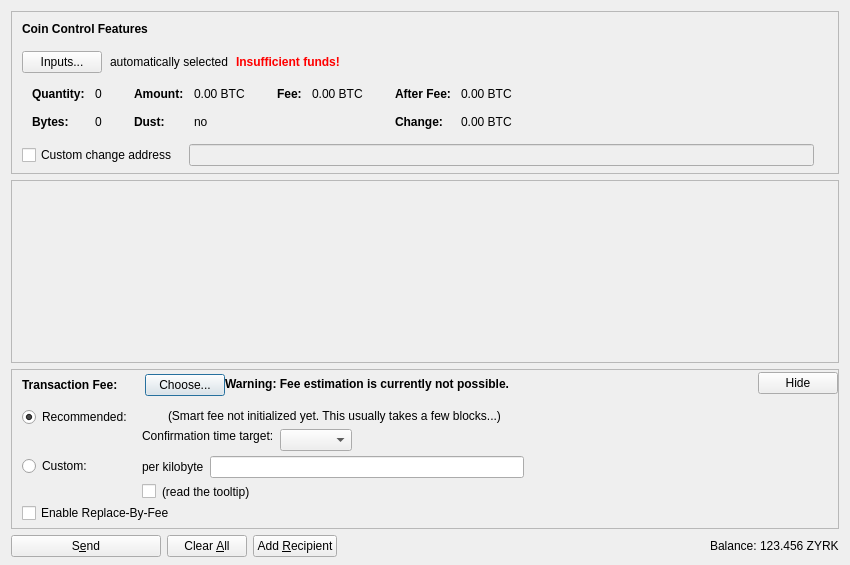
<?xml version="1.0" encoding="UTF-8"?>
<ui version="4.0">
 <class>SendCoinsDialog</class>
 <widget class="QDialog" name="SendCoinsDialog">
  <property name="geometry">
   <rect>
    <x>0</x>
    <y>0</y>
    <width>850</width>
    <height>565</height>
   </rect>
  </property>
  <property name="windowTitle">
   <string>Send Coins</string>
  </property>
  <layout class="QVBoxLayout" name="verticalLayout" stretch="0,1,0,0">
   <property name="bottomMargin">
    <number>8</number>
   </property>
   <item>
    <widget class="QFrame" name="frameCoinControl">
     <property name="sizePolicy">
      <sizepolicy hsizetype="Expanding" vsizetype="Expanding">
       <horstretch>0</horstretch>
       <verstretch>0</verstretch>
      </sizepolicy>
     </property>
     <property name="maximumSize">
      <size>
       <width>16777215</width>
       <height>16777215</height>
      </size>
     </property>
     <property name="frameShape">
      <enum>QFrame::StyledPanel</enum>
     </property>
     <property name="frameShadow">
      <enum>QFrame::Sunken</enum>
     </property>
     <layout class="QVBoxLayout" name="verticalLayoutCoinControl2">
      <property name="spacing">
       <number>0</number>
      </property>
      <property name="leftMargin">
       <number>0</number>
      </property>
      <property name="topMargin">
       <number>0</number>
      </property>
      <property name="rightMargin">
       <number>0</number>
      </property>
      <property name="bottomMargin">
       <number>6</number>
      </property>
      <item>
       <layout class="QVBoxLayout" name="verticalLayoutCoinControl" stretch="0,0,0,0,1">
        <property name="spacing">
         <number>0</number>
        </property>
        <property name="leftMargin">
         <number>10</number>
        </property>
        <property name="topMargin">
         <number>10</number>
        </property>
        <item>
         <layout class="QHBoxLayout" name="horizontalLayoutCoinControl1">
          <property name="bottomMargin">
           <number>15</number>
          </property>
          <item>
           <widget class="QLabel" name="labelCoinControlFeatures">
            <property name="sizePolicy">
             <sizepolicy hsizetype="Preferred" vsizetype="Maximum">
              <horstretch>0</horstretch>
              <verstretch>0</verstretch>
             </sizepolicy>
            </property>
            <property name="font">
             <font>
              <weight>75</weight>
              <bold>true</bold>
             </font>
            </property>
            <property name="styleSheet">
             <string notr="true">font-weight:bold;</string>
            </property>
            <property name="text">
             <string>Coin Control Features</string>
            </property>
           </widget>
          </item>
         </layout>
        </item>
        <item>
         <layout class="QHBoxLayout" name="horizontalLayoutCoinControl2" stretch="0,0,0,0">
          <property name="spacing">
           <number>8</number>
          </property>
          <property name="bottomMargin">
           <number>10</number>
          </property>
          <item>
           <widget class="QPushButton" name="pushButtonCoinControl">
            <property name="styleSheet">
             <string notr="true"/>
            </property>
            <property name="text">
             <string>Inputs...</string>
            </property>
            <property name="autoDefault">
             <bool>false</bool>
            </property>
           </widget>
          </item>
          <item>
           <widget class="QLabel" name="labelCoinControlAutomaticallySelected">
            <property name="text">
             <string>automatically selected</string>
            </property>
            <property name="margin">
             <number>5</number>
            </property>
           </widget>
          </item>
          <item>
           <widget class="QLabel" name="labelCoinControlInsuffFunds">
            <property name="font">
             <font>
              <weight>75</weight>
              <bold>true</bold>
             </font>
            </property>
            <property name="styleSheet">
             <string notr="true">color:red;font-weight:bold;</string>
            </property>
            <property name="text">
             <string>Insufficient funds!</string>
            </property>
            <property name="margin">
             <number>5</number>
            </property>
           </widget>
          </item>
          <item>
           <spacer name="horizontalSpacerCoinControl">
            <property name="orientation">
             <enum>Qt::Horizontal</enum>
            </property>
            <property name="sizeHint" stdset="0">
             <size>
              <width>40</width>
              <height>1</height>
             </size>
            </property>
           </spacer>
          </item>
         </layout>
        </item>
        <item>
         <widget class="QWidget" name="widgetCoinControl" native="true">
          <property name="sizePolicy">
           <sizepolicy hsizetype="Preferred" vsizetype="Preferred">
            <horstretch>0</horstretch>
            <verstretch>0</verstretch>
           </sizepolicy>
          </property>
          <property name="minimumSize">
           <size>
            <width>0</width>
            <height>0</height>
           </size>
          </property>
          <property name="styleSheet">
           <string notr="true"/>
          </property>
          <layout class="QHBoxLayout" name="horizontalLayoutCoinControl5">
           <property name="leftMargin">
            <number>0</number>
           </property>
           <property name="topMargin">
            <number>0</number>
           </property>
           <property name="rightMargin">
            <number>0</number>
           </property>
           <property name="bottomMargin">
            <number>0</number>
           </property>
           <item>
            <layout class="QHBoxLayout" name="horizontalLayoutCoinControl3" stretch="0,0,0,1">
             <property name="spacing">
              <number>20</number>
             </property>
             <property name="topMargin">
              <number>0</number>
             </property>
             <property name="bottomMargin">
              <number>10</number>
             </property>
             <item>
              <layout class="QFormLayout" name="formLayoutCoinControl1">
               <property name="horizontalSpacing">
                <number>10</number>
               </property>
               <property name="verticalSpacing">
                <number>14</number>
               </property>
               <property name="leftMargin">
                <number>10</number>
               </property>
               <property name="topMargin">
                <number>4</number>
               </property>
               <property name="rightMargin">
                <number>6</number>
               </property>
               <item row="0" column="0">
                <widget class="QLabel" name="labelCoinControlQuantityText">
                 <property name="font">
                  <font>
                   <weight>75</weight>
                   <bold>true</bold>
                  </font>
                 </property>
                 <property name="text">
                  <string>Quantity:</string>
                 </property>
                 <property name="margin">
                  <number>0</number>
                 </property>
                </widget>
               </item>
               <item row="0" column="1">
                <widget class="QLabel" name="labelCoinControlQuantity">
                 <property name="cursor">
                  <cursorShape>IBeamCursor</cursorShape>
                 </property>
                 <property name="contextMenuPolicy">
                  <enum>Qt::ActionsContextMenu</enum>
                 </property>
                 <property name="text">
                  <string notr="true">0</string>
                 </property>
                 <property name="margin">
                  <number>0</number>
                 </property>
                 <property name="textInteractionFlags">
                  <set>Qt::LinksAccessibleByMouse|Qt::TextSelectableByKeyboard|Qt::TextSelectableByMouse</set>
                 </property>
                </widget>
               </item>
               <item row="1" column="0">
                <widget class="QLabel" name="labelCoinControlBytesText">
                 <property name="font">
                  <font>
                   <weight>75</weight>
                   <bold>true</bold>
                  </font>
                 </property>
                 <property name="text">
                  <string>Bytes:</string>
                 </property>
                </widget>
               </item>
               <item row="1" column="1">
                <widget class="QLabel" name="labelCoinControlBytes">
                 <property name="cursor">
                  <cursorShape>IBeamCursor</cursorShape>
                 </property>
                 <property name="contextMenuPolicy">
                  <enum>Qt::ActionsContextMenu</enum>
                 </property>
                 <property name="text">
                  <string notr="true">0</string>
                 </property>
                 <property name="textInteractionFlags">
                  <set>Qt::LinksAccessibleByMouse|Qt::TextSelectableByKeyboard|Qt::TextSelectableByMouse</set>
                 </property>
                </widget>
               </item>
              </layout>
             </item>
             <item>
              <layout class="QFormLayout" name="formLayoutCoinControl2">
               <property name="horizontalSpacing">
                <number>10</number>
               </property>
               <property name="verticalSpacing">
                <number>14</number>
               </property>
               <property name="leftMargin">
                <number>6</number>
               </property>
               <property name="topMargin">
                <number>4</number>
               </property>
               <property name="rightMargin">
                <number>6</number>
               </property>
               <item row="0" column="0">
                <widget class="QLabel" name="labelCoinControlAmountText">
                 <property name="font">
                  <font>
                   <weight>75</weight>
                   <bold>true</bold>
                  </font>
                 </property>
                 <property name="text">
                  <string>Amount:</string>
                 </property>
                 <property name="margin">
                  <number>0</number>
                 </property>
                </widget>
               </item>
               <item row="0" column="1">
                <widget class="QLabel" name="labelCoinControlAmount">
                 <property name="cursor">
                  <cursorShape>IBeamCursor</cursorShape>
                 </property>
                 <property name="contextMenuPolicy">
                  <enum>Qt::ActionsContextMenu</enum>
                 </property>
                 <property name="text">
                  <string notr="true">0.00 BTC</string>
                 </property>
                 <property name="textInteractionFlags">
                  <set>Qt::LinksAccessibleByMouse|Qt::TextSelectableByKeyboard|Qt::TextSelectableByMouse</set>
                 </property>
                </widget>
               </item>
               <item row="1" column="0">
                <widget class="QLabel" name="labelCoinControlLowOutputText">
                 <property name="font">
                  <font>
                   <weight>75</weight>
                   <bold>true</bold>
                  </font>
                 </property>
                 <property name="text">
                  <string>Dust:</string>
                 </property>
                </widget>
               </item>
               <item row="1" column="1">
                <widget class="QLabel" name="labelCoinControlLowOutput">
                 <property name="cursor">
                  <cursorShape>IBeamCursor</cursorShape>
                 </property>
                 <property name="contextMenuPolicy">
                  <enum>Qt::ActionsContextMenu</enum>
                 </property>
                 <property name="text">
                  <string notr="true">no</string>
                 </property>
                 <property name="textInteractionFlags">
                  <set>Qt::LinksAccessibleByMouse|Qt::TextSelectableByKeyboard|Qt::TextSelectableByMouse</set>
                 </property>
                </widget>
               </item>
              </layout>
             </item>
             <item>
              <layout class="QFormLayout" name="formLayoutCoinControl3">
               <property name="horizontalSpacing">
                <number>10</number>
               </property>
               <property name="verticalSpacing">
                <number>14</number>
               </property>
               <property name="leftMargin">
                <number>6</number>
               </property>
               <property name="topMargin">
                <number>4</number>
               </property>
               <property name="rightMargin">
                <number>6</number>
               </property>
               <item row="0" column="0">
                <widget class="QLabel" name="labelCoinControlFeeText">
                 <property name="font">
                  <font>
                   <weight>75</weight>
                   <bold>true</bold>
                  </font>
                 </property>
                 <property name="text">
                  <string>Fee:</string>
                 </property>
                 <property name="margin">
                  <number>0</number>
                 </property>
                </widget>
               </item>
               <item row="0" column="1">
                <widget class="QLabel" name="labelCoinControlFee">
                 <property name="cursor">
                  <cursorShape>IBeamCursor</cursorShape>
                 </property>
                 <property name="contextMenuPolicy">
                  <enum>Qt::ActionsContextMenu</enum>
                 </property>
                 <property name="text">
                  <string notr="true">0.00 BTC</string>
                 </property>
                 <property name="textInteractionFlags">
                  <set>Qt::LinksAccessibleByMouse|Qt::TextSelectableByKeyboard|Qt::TextSelectableByMouse</set>
                 </property>
                </widget>
               </item>
              </layout>
             </item>
             <item>
              <layout class="QFormLayout" name="formLayoutCoinControl4">
               <property name="horizontalSpacing">
                <number>10</number>
               </property>
               <property name="verticalSpacing">
                <number>14</number>
               </property>
               <property name="leftMargin">
                <number>6</number>
               </property>
               <property name="topMargin">
                <number>4</number>
               </property>
               <property name="rightMargin">
                <number>6</number>
               </property>
               <item row="0" column="0">
                <widget class="QLabel" name="labelCoinControlAfterFeeText">
                 <property name="font">
                  <font>
                   <weight>75</weight>
                   <bold>true</bold>
                  </font>
                 </property>
                 <property name="text">
                  <string>After Fee:</string>
                 </property>
                 <property name="margin">
                  <number>0</number>
                 </property>
                </widget>
               </item>
               <item row="0" column="1">
                <widget class="QLabel" name="labelCoinControlAfterFee">
                 <property name="cursor">
                  <cursorShape>IBeamCursor</cursorShape>
                 </property>
                 <property name="contextMenuPolicy">
                  <enum>Qt::ActionsContextMenu</enum>
                 </property>
                 <property name="text">
                  <string notr="true">0.00 BTC</string>
                 </property>
                 <property name="textInteractionFlags">
                  <set>Qt::LinksAccessibleByMouse|Qt::TextSelectableByKeyboard|Qt::TextSelectableByMouse</set>
                 </property>
                </widget>
               </item>
               <item row="1" column="0">
                <widget class="QLabel" name="labelCoinControlChangeText">
                 <property name="font">
                  <font>
                   <weight>75</weight>
                   <bold>true</bold>
                  </font>
                 </property>
                 <property name="text">
                  <string>Change:</string>
                 </property>
                </widget>
               </item>
               <item row="1" column="1">
                <widget class="QLabel" name="labelCoinControlChange">
                 <property name="cursor">
                  <cursorShape>IBeamCursor</cursorShape>
                 </property>
                 <property name="contextMenuPolicy">
                  <enum>Qt::ActionsContextMenu</enum>
                 </property>
                 <property name="text">
                  <string notr="true">0.00 BTC</string>
                 </property>
                 <property name="textInteractionFlags">
                  <set>Qt::LinksAccessibleByMouse|Qt::TextSelectableByKeyboard|Qt::TextSelectableByMouse</set>
                 </property>
                </widget>
               </item>
              </layout>
             </item>
            </layout>
           </item>
          </layout>
         </widget>
        </item>
        <item>
         <layout class="QHBoxLayout" name="horizontalLayoutCoinControl4" stretch="0,0,0">
          <property name="spacing">
           <number>12</number>
          </property>
          <property name="sizeConstraint">
           <enum>QLayout::SetDefaultConstraint</enum>
          </property>
          <property name="topMargin">
           <number>5</number>
          </property>
          <property name="rightMargin">
           <number>5</number>
          </property>
          <item>
           <widget class="QCheckBox" name="checkBoxCoinControlChange">
            <property name="toolTip">
             <string>If this is activated, but the change address is empty or invalid, change will be sent to a newly generated address.</string>
            </property>
            <property name="text">
             <string>Custom change address</string>
            </property>
           </widget>
          </item>
          <item>
           <widget class="QValidatedLineEdit" name="lineEditCoinControlChange">
            <property name="enabled">
             <bool>false</bool>
            </property>
            <property name="sizePolicy">
             <sizepolicy hsizetype="Expanding" vsizetype="Fixed">
              <horstretch>0</horstretch>
              <verstretch>0</verstretch>
             </sizepolicy>
            </property>
           </widget>
          </item>
          <item>
           <widget class="QLabel" name="labelCoinControlChangeLabel">
            <property name="sizePolicy">
             <sizepolicy hsizetype="Preferred" vsizetype="Expanding">
              <horstretch>0</horstretch>
              <verstretch>0</verstretch>
             </sizepolicy>
            </property>
            <property name="minimumSize">
             <size>
              <width>0</width>
              <height>0</height>
             </size>
            </property>
            <property name="text">
             <string/>
            </property>
            <property name="margin">
             <number>3</number>
            </property>
           </widget>
          </item>
         </layout>
        </item>
        <item>
         <spacer name="verticalSpacerCoinControl">
          <property name="orientation">
           <enum>Qt::Vertical</enum>
          </property>
          <property name="sizeHint" stdset="0">
           <size>
            <width>800</width>
            <height>1</height>
           </size>
          </property>
         </spacer>
        </item>
       </layout>
      </item>
     </layout>
    </widget>
   </item>
   <item>
    <widget class="QScrollArea" name="scrollArea">
     <property name="widgetResizable">
      <bool>true</bool>
     </property>
     <widget class="QWidget" name="scrollAreaWidgetContents">
      <property name="geometry">
       <rect>
        <x>0</x>
        <y>0</y>
        <width>824</width>
        <height>72</height>
       </rect>
      </property>
      <layout class="QVBoxLayout" name="verticalLayout_2" stretch="0,1">
       <property name="leftMargin">
        <number>0</number>
       </property>
       <property name="topMargin">
        <number>0</number>
       </property>
       <property name="rightMargin">
        <number>0</number>
       </property>
       <property name="bottomMargin">
        <number>0</number>
       </property>
       <item>
        <layout class="QVBoxLayout" name="entries">
         <property name="spacing">
          <number>6</number>
         </property>
        </layout>
       </item>
       <item>
        <spacer name="verticalSpacer">
         <property name="orientation">
          <enum>Qt::Vertical</enum>
         </property>
         <property name="sizeHint" stdset="0">
          <size>
           <width>20</width>
           <height>40</height>
          </size>
         </property>
        </spacer>
       </item>
      </layout>
     </widget>
    </widget>
   </item>
   <item>
    <widget class="QFrame" name="frameFee">
     <property name="sizePolicy">
      <sizepolicy hsizetype="Expanding" vsizetype="Expanding">
       <horstretch>0</horstretch>
       <verstretch>0</verstretch>
      </sizepolicy>
     </property>
     <property name="maximumSize">
      <size>
       <width>16777215</width>
       <height>16777215</height>
      </size>
     </property>
     <property name="frameShape">
      <enum>QFrame::StyledPanel</enum>
     </property>
     <property name="frameShadow">
      <enum>QFrame::Sunken</enum>
     </property>
     <layout class="QVBoxLayout" name="verticalLayoutFee1">
      <property name="spacing">
       <number>0</number>
      </property>
      <property name="leftMargin">
       <number>0</number>
      </property>
      <property name="topMargin">
       <number>0</number>
      </property>
      <property name="rightMargin">
       <number>0</number>
      </property>
      <property name="bottomMargin">
       <number>0</number>
      </property>
      <item>
       <layout class="QVBoxLayout" name="verticalLayoutFee2" stretch="0,0,0">
        <property name="spacing">
         <number>0</number>
        </property>
        <property name="leftMargin">
         <number>10</number>
        </property>
        <property name="topMargin">
         <number>0</number>
        </property>
        <item>
         <layout class="QHBoxLayout" name="horizontalLayoutFee1">
          <property name="bottomMargin">
           <number>0</number>
          </property>
          <item>
           <layout class="QVBoxLayout" name="verticalLayoutFee7">
            <property name="spacing">
             <number>0</number>
            </property>
            <item>
             <spacer name="verticalSpacerSmartFee">
              <property name="orientation">
               <enum>Qt::Vertical</enum>
              </property>
              <property name="sizeType">
               <enum>QSizePolicy::Fixed</enum>
              </property>
              <property name="sizeHint" stdset="0">
               <size>
                <width>1</width>
                <height>4</height>
               </size>
              </property>
             </spacer>
            </item>
            <item>
             <layout class="QHBoxLayout" name="horizontalLayoutSmartFee">
              <property name="spacing">
               <number>10</number>
              </property>
              <item>
               <widget class="QLabel" name="labelFeeHeadline">
                <property name="sizePolicy">
                 <sizepolicy hsizetype="Preferred" vsizetype="Maximum">
                  <horstretch>0</horstretch>
                  <verstretch>0</verstretch>
                 </sizepolicy>
                </property>
                <property name="font">
                 <font>
                  <weight>75</weight>
                  <bold>true</bold>
                 </font>
                </property>
                <property name="styleSheet">
                 <string notr="true">font-weight:bold;</string>
                </property>
                <property name="text">
                 <string>Transaction Fee:</string>
                </property>
               </widget>
              </item>
              <item>
               <widget class="QLabel" name="labelFeeMinimized">
                <property name="text">
                 <string/>
                </property>
               </widget>
              </item>
              <item>
               <widget class="QPushButton" name="buttonChooseFee">
                <property name="text">
                 <string>Choose...</string>
                </property>
               </widget>
              </item>
             </layout>
            </item>
            <item>
             <spacer name="verticalSpacer_5">
              <property name="orientation">
               <enum>Qt::Vertical</enum>
              </property>
              <property name="sizeHint" stdset="0">
               <size>
                <width>1</width>
                <height>1</height>
               </size>
              </property>
             </spacer>
            </item>
           </layout>
          </item>
          <item>
           <widget class="QLabel" name="fallbackFeeWarningLabel">
            <property name="font">
             <font>
              <weight>75</weight>
              <bold>true</bold>
             </font>
            </property>
            <property name="toolTip">
             <string>Using the fallbackfee can result in sending a transaction that will take several hours or days (or never) to confirm. Consider choosing your fee manually or wait until you have validated the complete chain.</string>
            </property>
            <property name="text">
             <string>Warning: Fee estimation is currently not possible.</string>
            </property>
            <property name="wordWrap">
             <bool>false</bool>
            </property>
           </widget>
          </item>
          <item>
           <spacer name="horizontalSpacer_4">
            <property name="orientation">
             <enum>Qt::Horizontal</enum>
            </property>
            <property name="sizeType">
             <enum>QSizePolicy::MinimumExpanding</enum>
            </property>
            <property name="sizeHint" stdset="0">
             <size>
              <width>40</width>
              <height>20</height>
             </size>
            </property>
           </spacer>
          </item>
          <item>
           <widget class="QPushButton" name="buttonMinimizeFee">
            <property name="toolTip">
             <string>collapse fee-settings</string>
            </property>
            <property name="text">
             <string>Hide</string>
            </property>
           </widget>
          </item>
         </layout>
        </item>
        <item>
         <widget class="QFrame" name="frameFeeSelection">
          <layout class="QVBoxLayout" name="verticalLayoutFee12">
           <property name="spacing">
            <number>0</number>
           </property>
           <property name="leftMargin">
            <number>0</number>
           </property>
           <property name="topMargin">
            <number>0</number>
           </property>
           <property name="rightMargin">
            <number>0</number>
           </property>
           <property name="bottomMargin">
            <number>0</number>
           </property>
           <item>
            <layout class="QGridLayout" name="gridLayoutFee">
             <property name="topMargin">
              <number>10</number>
             </property>
             <property name="bottomMargin">
              <number>4</number>
             </property>
             <property name="horizontalSpacing">
              <number>10</number>
             </property>
             <property name="verticalSpacing">
              <number>4</number>
             </property>
             <item row="1" column="1">
              <layout class="QVBoxLayout" name="verticalLayoutFee8">
               <property name="spacing">
                <number>6</number>
               </property>
               <item>
                <layout class="QHBoxLayout" name="horizontalLayoutFee13">
                 <item>
                  <widget class="QLabel" name="labelCustomPerKilobyte">
                   <property name="toolTip">
                    <string>If the custom fee is set to 1000 satoshis and the transaction is only 250 bytes, then &quot;per kilobyte&quot; only pays 250 satoshis in fee, while &quot;total at least&quot; pays 1000 satoshis. For transactions bigger than a kilobyte both pay by kilobyte.</string>
                   </property>
                   <property name="text">
                    <string>per kilobyte</string>
                   </property>
                  </widget>
                 </item>
                 <item>
                  <widget class="BitcoinAmountField" name="customFee"/>
                 </item>
                 <item>
                  <spacer name="horizontalSpacer_6">
                   <property name="orientation">
                    <enum>Qt::Horizontal</enum>
                   </property>
                   <property name="sizeHint" stdset="0">
                    <size>
                     <width>1</width>
                     <height>1</height>
                    </size>
                   </property>
                  </spacer>
                 </item>
                </layout>
               </item>
               <item>
                <layout class="QHBoxLayout" name="horizontalLayoutFee8">
                 <item>
                  <widget class="QCheckBox" name="checkBoxMinimumFee">
                   <property name="toolTip">
                    <string>Paying only the minimum fee is just fine as long as there is less transaction volume than space in the blocks. But be aware that this can end up in a never confirming transaction once there is more demand for bitcoin transactions than the network can process.</string>
                   </property>
                   <property name="text">
                    <string/>
                   </property>
                  </widget>
                 </item>
                 <item>
                  <widget class="QLabel" name="labelMinFeeWarning">
                   <property name="enabled">
                    <bool>true</bool>
                   </property>
                   <property name="toolTip">
                    <string>Paying only the minimum fee is just fine as long as there is less transaction volume than space in the blocks. But be aware that this can end up in a never confirming transaction once there is more demand for bitcoin transactions than the network can process.</string>
                   </property>
                   <property name="text">
                    <string>(read the tooltip)</string>
                   </property>
                   <property name="margin">
                    <number>5</number>
                   </property>
                  </widget>
                 </item>
                 <item>
                  <spacer name="horizontalSpacer_2">
                   <property name="orientation">
                    <enum>Qt::Horizontal</enum>
                   </property>
                   <property name="sizeHint" stdset="0">
                    <size>
                     <width>1</width>
                     <height>1</height>
                    </size>
                   </property>
                  </spacer>
                 </item>
                </layout>
               </item>
              </layout>
             </item>
             <item row="0" column="0">
              <layout class="QVBoxLayout" name="verticalLayoutFee4" stretch="0,1">
               <item>
                <widget class="QRadioButton" name="radioSmartFee">
                 <property name="text">
                  <string>Recommended:</string>
                 </property>
                 <property name="checked">
                  <bool>true</bool>
                 </property>
                 <attribute name="buttonGroup">
                  <string notr="true">groupFee</string>
                 </attribute>
                </widget>
               </item>
               <item>
                <spacer name="verticalSpacer_2">
                 <property name="orientation">
                  <enum>Qt::Vertical</enum>
                 </property>
                 <property name="sizeHint" stdset="0">
                  <size>
                   <width>1</width>
                   <height>1</height>
                  </size>
                 </property>
                </spacer>
               </item>
              </layout>
             </item>
             <item row="1" column="0">
              <layout class="QVBoxLayout" name="verticalLayoutFee9" stretch="0,1">
               <item>
                <widget class="QRadioButton" name="radioCustomFee">
                 <property name="text">
                  <string>Custom:</string>
                 </property>
                 <attribute name="buttonGroup">
                  <string notr="true">groupFee</string>
                 </attribute>
                </widget>
               </item>
               <item>
                <spacer name="verticalSpacer_6">
                 <property name="orientation">
                  <enum>Qt::Vertical</enum>
                 </property>
                 <property name="sizeHint" stdset="0">
                  <size>
                   <width>1</width>
                   <height>1</height>
                  </size>
                 </property>
                </spacer>
               </item>
              </layout>
             </item>
             <item row="0" column="1">
              <layout class="QVBoxLayout" name="verticalLayoutFee3" stretch="0,0,1">
               <property name="spacing">
                <number>6</number>
               </property>
               <property name="topMargin">
                <number>2</number>
               </property>
               <item>
                <layout class="QHBoxLayout" name="horizontalLayoutFee12">
                 <item>
                  <widget class="QLabel" name="labelSmartFee">
                   <property name="text">
                    <string/>
                   </property>
                   <property name="margin">
                    <number>2</number>
                   </property>
                  </widget>
                 </item>
                 <item>
                  <widget class="QLabel" name="labelFeeEstimation">
                   <property name="text">
                    <string/>
                   </property>
                  </widget>
                 </item>
                 <item>
                  <widget class="QLabel" name="labelSmartFee2">
                   <property name="text">
                    <string>(Smart fee not initialized yet. This usually takes a few blocks...)</string>
                   </property>
                   <property name="margin">
                    <number>2</number>
                   </property>
                  </widget>
                 </item>
                 <item>
                  <spacer name="horizontalSpacer_5">
                   <property name="orientation">
                    <enum>Qt::Horizontal</enum>
                   </property>
                   <property name="sizeHint" stdset="0">
                    <size>
                     <width>1</width>
                     <height>1</height>
                    </size>
                   </property>
                  </spacer>
                 </item>
                </layout>
               </item>
               <item>
                <layout class="QHBoxLayout" name="horizontalLayoutFee9">
                 <item>
                  <layout class="QVBoxLayout" name="verticalLayoutFee6">
                   <item>
                    <widget class="QLabel" name="labelSmartFee3">
                     <property name="text">
                      <string>Confirmation time target:</string>
                     </property>
                     <property name="margin">
                      <number>2</number>
                     </property>
                    </widget>
                   </item>
                   <item>
                    <spacer name="verticalSpacer_3">
                     <property name="orientation">
                      <enum>Qt::Vertical</enum>
                     </property>
                     <property name="sizeHint" stdset="0">
                      <size>
                       <width>1</width>
                       <height>1</height>
                      </size>
                     </property>
                    </spacer>
                   </item>
                  </layout>
                 </item>
                 <item>
                  <layout class="QVBoxLayout" name="verticalLayoutFee5">
                   <property name="rightMargin">
                    <number>30</number>
                   </property>
                   <item>
                    <layout class="QHBoxLayout" name="horizontalLayoutConfTarget">
                     <property name="bottomMargin">
                      <number>0</number>
                     </property>
                     <item>
                      <widget class="QComboBox" name="confTargetSelector"/>
                     </item>
                     <item>
                      <spacer name="horizontalSpacerConfTarget">
                       <property name="orientation">
                        <enum>Qt::Horizontal</enum>
                       </property>
                       <property name="sizeHint" stdset="0">
                        <size>
                         <width>40</width>
                         <height>20</height>
                        </size>
                       </property>
                      </spacer>
                     </item>
                    </layout>
                   </item>
                  </layout>
                 </item>
                </layout>
               </item>
               <item>
                <spacer name="verticalSpacer_4">
                 <property name="orientation">
                  <enum>Qt::Vertical</enum>
                 </property>
                 <property name="sizeHint" stdset="0">
                  <size>
                   <width>1</width>
                   <height>1</height>
                  </size>
                 </property>
                </spacer>
               </item>
              </layout>
             </item>
            </layout>
           </item>
           <item>
            <widget class="QCheckBox" name="optInRBF">
             <property name="toolTip">
              <string>With Replace-By-Fee (BIP-125) you can increase a transaction's fee after it is sent. Without this, a higher fee may be recommended to compensate for increased transaction delay risk.</string>
             </property>
             <property name="text">
              <string>Enable Replace-By-Fee</string>
             </property>
            </widget>
           </item>
          </layout>
         </widget>
        </item>
        <item>
         <spacer name="verticalSpacerFee">
          <property name="orientation">
           <enum>Qt::Vertical</enum>
          </property>
          <property name="sizeHint" stdset="0">
           <size>
            <width>40</width>
            <height>5</height>
           </size>
          </property>
         </spacer>
        </item>
       </layout>
      </item>
     </layout>
    </widget>
   </item>
   <item>
    <layout class="QHBoxLayout" name="horizontalLayout">
     <item>
      <widget class="QPushButton" name="sendButton">
       <property name="minimumSize">
        <size>
         <width>150</width>
         <height>0</height>
        </size>
       </property>
       <property name="toolTip">
        <string>Confirm the send action</string>
       </property>
       <property name="text">
        <string>S&amp;end</string>
       </property>
       <property name="icon">
        <iconset resource="../zyrk.qrc">
         <normaloff>:/icons/send</normaloff>:/icons/send</iconset>
       </property>
       <property name="autoDefault">
        <bool>false</bool>
       </property>
       <property name="default">
        <bool>false</bool>
       </property>
      </widget>
     </item>
     <item>
      <widget class="QPushButton" name="clearButton">
       <property name="sizePolicy">
        <sizepolicy hsizetype="Minimum" vsizetype="Fixed">
         <horstretch>0</horstretch>
         <verstretch>0</verstretch>
        </sizepolicy>
       </property>
       <property name="toolTip">
        <string>Clear all fields of the form.</string>
       </property>
       <property name="text">
        <string>Clear &amp;All</string>
       </property>
       <property name="icon">
        <iconset resource="../zyrk.qrc">
         <normaloff>:/icons/remove</normaloff>:/icons/remove</iconset>
       </property>
       <property name="autoDefault">
        <bool>false</bool>
       </property>
      </widget>
     </item>
     <item>
      <widget class="QPushButton" name="addButton">
       <property name="toolTip">
        <string>Send to multiple recipients at once</string>
       </property>
       <property name="text">
        <string>Add &amp;Recipient</string>
       </property>
       <property name="icon">
        <iconset resource="../zyrk.qrc">
         <normaloff>:/icons/add</normaloff>:/icons/add</iconset>
       </property>
       <property name="autoDefault">
        <bool>false</bool>
       </property>
      </widget>
     </item>
     <item>
      <spacer name="horizontalSpacer">
       <property name="orientation">
        <enum>Qt::Horizontal</enum>
       </property>
       <property name="sizeHint" stdset="0">
        <size>
         <width>40</width>
         <height>20</height>
        </size>
       </property>
      </spacer>
     </item>
     <item>
      <layout class="QHBoxLayout" name="horizontalLayout_2">
       <property name="spacing">
        <number>3</number>
       </property>
       <item>
        <widget class="QLabel" name="label">
         <property name="sizePolicy">
          <sizepolicy hsizetype="Preferred" vsizetype="Fixed">
           <horstretch>0</horstretch>
           <verstretch>0</verstretch>
          </sizepolicy>
         </property>
         <property name="text">
          <string>Balance:</string>
         </property>
        </widget>
       </item>
       <item>
        <widget class="QLabel" name="labelBalance">
         <property name="sizePolicy">
          <sizepolicy hsizetype="Preferred" vsizetype="Fixed">
           <horstretch>0</horstretch>
           <verstretch>0</verstretch>
          </sizepolicy>
         </property>
         <property name="cursor">
          <cursorShape>IBeamCursor</cursorShape>
         </property>
         <property name="text">
          <string notr="true">123.456 ZYRK</string>
         </property>
         <property name="textInteractionFlags">
          <set>Qt::LinksAccessibleByMouse|Qt::TextSelectableByKeyboard|Qt::TextSelectableByMouse</set>
         </property>
        </widget>
       </item>
      </layout>
     </item>
    </layout>
   </item>
  </layout>
 </widget>
 <customwidgets>
  <customwidget>
   <class>QValidatedLineEdit</class>
   <extends>QLineEdit</extends>
   <header>qt/qvalidatedlineedit.h</header>
  </customwidget>
  <customwidget>
   <class>BitcoinAmountField</class>
   <extends>QLineEdit</extends>
   <header>qt/zyrkamountfield.h</header>
   <container>1</container>
  </customwidget>
 </customwidgets>
 <resources>
  <include location="../zyrk.qrc"/>
 </resources>
 <connections/>
 <buttongroups>
  <buttongroup name="groupFee"/>
 </buttongroups>
</ui>
